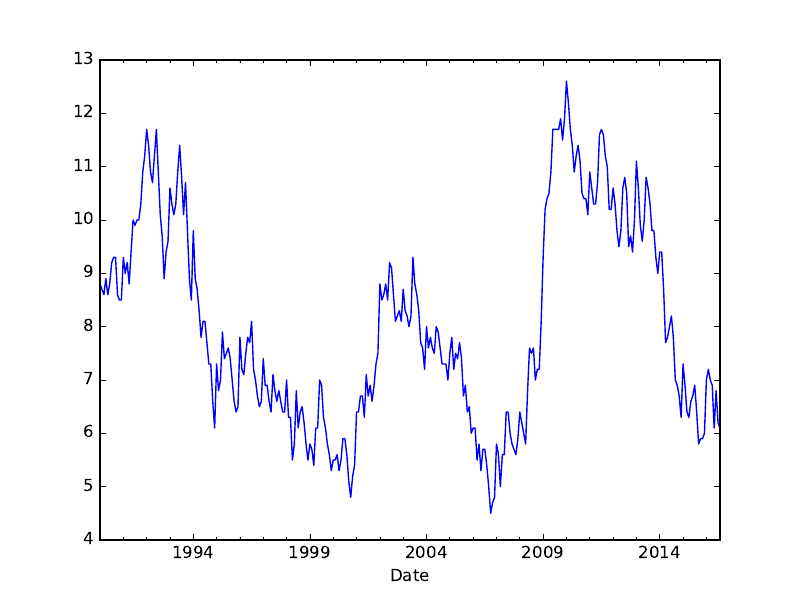

Python code for this plot:
#!/usr/bin/env python

import pandas as pd
import numpy as np
from matplotlib import pyplot as plt

df = pd.read_csv("bls_chicago_unemployment.csv", index_col = 'Date', parse_dates = ['Date'])
df.rename(columns={'Chicago': 'Unemployment'}, inplace=True)
plot = df['Unemployment'].plot(x = "Date", y = "Unemployment")
plot.get_figure().savefig('q7.pdf')
